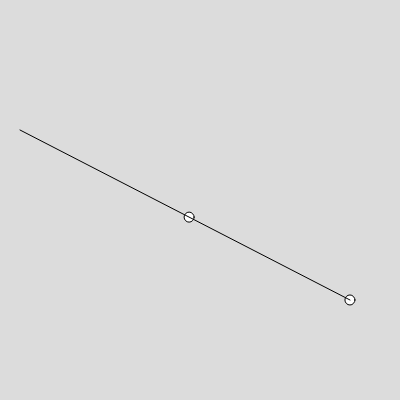
Frame 1 (no input)
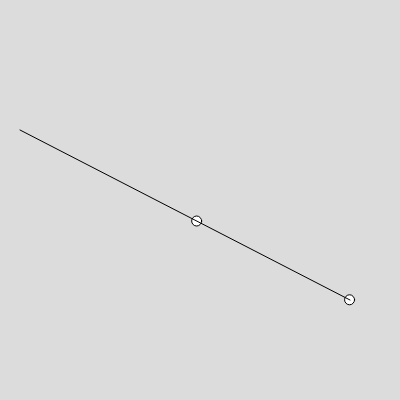
Frame 60 (no input)
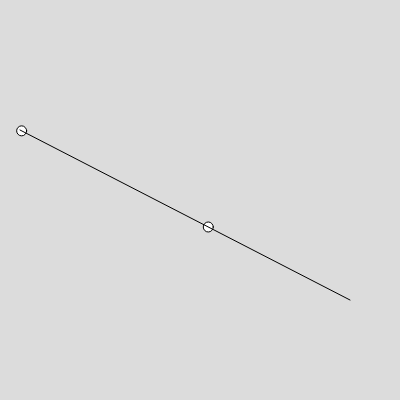
Frame 120 (the mouse pressed at the canvas centre since frame 60)

The p5.js sketch that drew these frames (run headless with seeded random() and noise() and a simulated clock; from frame 60 on, the mouse is pressed at the canvas centre):

// p5.js sketch
// ── sketch.js
let a = [20, 130],
  b = [350, 300];

function setup() {
  createCanvas(400, 400);
}

function draw() {
  background(220);

  let t = map(sin(frameCount / 40), -1, 1, 0, 1);
  let t2 = map(cos(frameCount / 40), -1, 1, 0, 1);
  let pt = pointOnLine(a, b, t);
  let pt2 = pointOnLine2(a, b, t2);

  circle(pt[0], pt[1], 10);
  circle(pt2[0], pt2[1], 10);
  line(a[0], a[1], b[0], b[1]);
}

function pointOnLine(a, b, t) {
  let x = a[0] * (1.0 - t) + b[0] * t;
  let y = a[1] * (1.0 - t) + b[1] * t;
  return [x, y];
}

function pointOnLine2(a, b, t) {
  let theta = Math.atan2(b[1] - a[1], b[0] - a[0]);
  let d = dist(a[0], a[1], b[0], b[1]);
  let x = a[0] + cos(theta) * (t * d);
  let y = a[1] + sin(theta) * (t * d);
  return [x, y];
}
